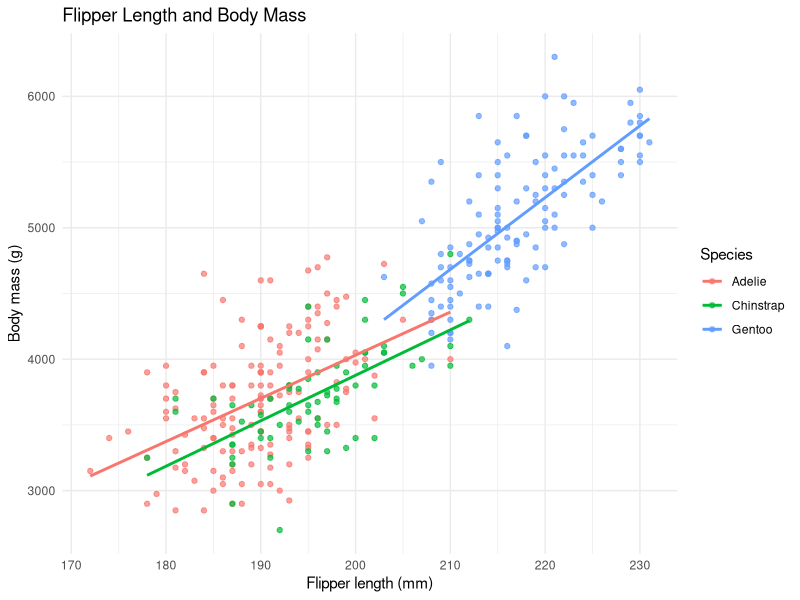

Write R code to recreate this figure.
## ---- chunk 1
#| label: tbl-data-preview
#| message: false
#| warning: false

library(palmerpenguins)
library(dplyr)
library(ggplot2)

penguins_data <- penguins

cat("Rows:", nrow(penguins_data), "\n")
cat("Columns:", ncol(penguins_data), "\n")

head(penguins_data)
## ---- chunk 2
#| label: tbl-clean-data

analysis_data <- penguins_data %>%
  filter(
    !is.na(flipper_length_mm),
    !is.na(body_mass_g),
    !is.na(species)
  )

cat("Rows before cleaning:", nrow(penguins_data), "\n")
cat("Rows after cleaning:", nrow(analysis_data), "\n")
cat(
  "Rows removed:",
  nrow(penguins_data) - nrow(analysis_data),
  "\n"
)

head(analysis_data)
## ---- chunk 3
#| label: tbl-species-summary

species_summary <- analysis_data %>%
  group_by(species) %>%
  summarise(
    observations = n(),
    mean_flipper_mm = mean(flipper_length_mm),
    mean_body_mass_g = mean(body_mass_g),
    correlation = cor(flipper_length_mm, body_mass_g),
    .groups = "drop"
  ) %>%
  mutate(
    across(
      c(mean_flipper_mm, mean_body_mass_g, correlation),
      ~ round(.x, 2)
    )
  )

species_summary
## ---- chunk 4
#| label: fig-flipper-body-mass
#| fig-cap: "Relationship between flipper length and body mass by penguin species."

ggplot(
  analysis_data,
  aes(
    x = flipper_length_mm,
    y = body_mass_g,
    color = species
  )
) +
  geom_point(alpha = 0.7) +
  geom_smooth(
    method = "lm",
    se = FALSE
  ) +
  labs(
    title = "Flipper Length and Body Mass",
    x = "Flipper length (mm)",
    y = "Body mass (g)",
    color = "Species"
  ) +
  theme_minimal()
